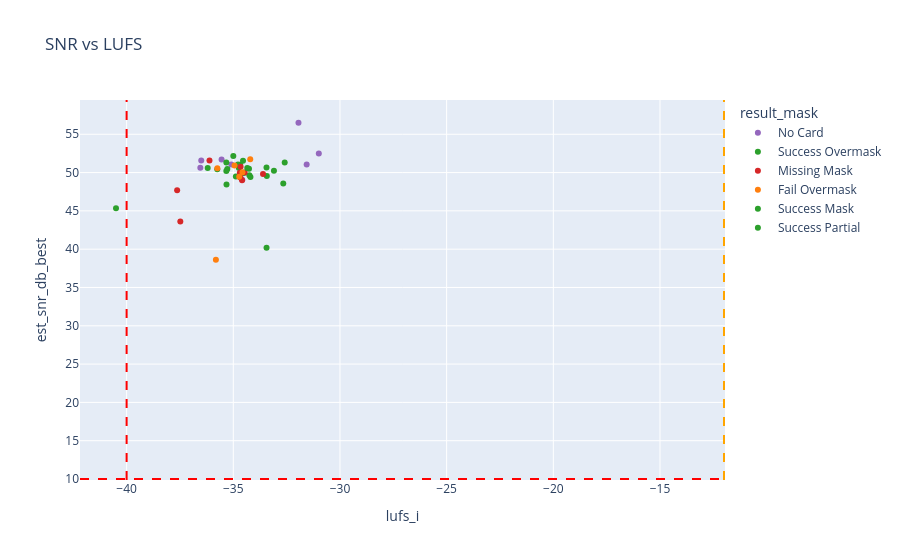
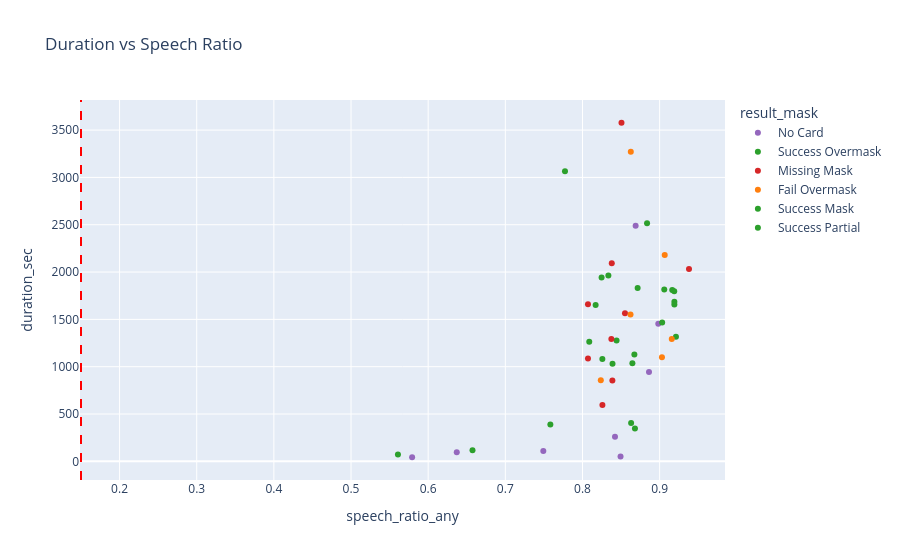

Source (notebook cell) for these figures, in order:
### Markdown cell above
### How to read these scatter plots
- Each dot is one file; axes are two metrics. Color matches the file label (F1/F2/...)
- Dots far from the main cluster are outliers to review.
- If dots form a slope, it suggests a relationship (e.g., louder files may show better SNR).
- Use guideline lines to see if points fall into acceptable regions.
- Jitter is added in some plots to separate overlapping points.

### Code cell
def _status_color_map(series):
    base = {
        'success': '#2ca02c',
        'missing': '#d62728',
        'fail': '#ff7f0e',
        'no card': '#9467bd',
        'unknown': '#7f7f7f',
    }
    colors = {}
    palette = px.colors.qualitative.Set2 + px.colors.qualitative.Set3
    idx = 0
    for label in sorted(series.dropna().unique()):
        s = str(label).strip().lower()
        if 'missing' in s:
            colors[label] = base['missing']
        elif 'fail' in s:
            colors[label] = base['fail']
        elif 'no card' in s or 'nocard' in s:
            colors[label] = base['no card']
        elif 'success' in s or 'pass' in s or 'ok' in s:
            colors[label] = base['success']
        elif s in ('unknown', 'nan', 'none'):
            colors[label] = base['unknown']
        else:
            colors[label] = palette[idx % len(palette)]
            idx += 1
    return colors

def _get_color_config():
    if 'result_mask' in df.columns:
        return 'result_mask', _status_color_map(df['result_mask'])
    if 'result_mask_label' in df.columns:
        return 'result_mask_label', _status_color_map(df['result_mask_label'])
    if 'file_label' in df.columns and 'mapping_df' in globals() and mapping_df is not None:
        return 'file_label', dict(zip(mapping_df['file_label'], mapping_df['color']))
    return None, None

SCATTER_EXPLAIN_TH = {
    "SNR vs LUFS": "อ่านกราฟ SNR vs LUFS: จุดที่อยู่ในช่วง LUFS [-40, -12] และ SNR >= 10 dB คือกลุ่มที่เสียงค่อนข้างดี (ดังพอดีและชัด) จุดนอกกรอบคือไฟล์ที่ควรตรวจ",
    "Duration vs Speech Ratio": "อ่านกราฟ Duration vs Speech Ratio: ไฟล์ยาวแต่ speech_ratio ต่ำแปลว่ามีช่วงเงียบเยอะ/hold/dead air สูง จุดที่ speech_ratio สูงและ duration พอเหมาะมักใช้ได้ดี",
}

def scatter_plot(x, y, title, x_min=None, x_max=None, y_min=None, y_max=None):
    color_col, color_map = _get_color_config()
    hover_cols = [c for c in ["file_name", "flags", "result_mask", "result_mask_label", "sample_rate", "channels", "duration_sec"] if c in df.columns]
    if color_col:
        fig = px.scatter(
            df,
            x=x,
            y=y,
            color=color_col,
            color_discrete_map=color_map,
            hover_data=hover_cols,
            title=title,
        )
    else:
        fig = px.scatter(df, x=x, y=y, hover_data=hover_cols, title=title)
    if x_min is not None:
        fig.add_vline(x=x_min, line_dash='dash', line_color='red')
    if x_max is not None:
        fig.add_vline(x=x_max, line_dash='dash', line_color='orange')
    if y_min is not None:
        fig.add_hline(y=y_min, line_dash='dash', line_color='red')
    if y_max is not None:
        fig.add_hline(y=y_max, line_dash='dash', line_color='orange')
    fig.show()

if {"lufs_i", "est_snr_db_best"}.issubset(df.columns):
    scatter_plot(
        x="lufs_i",
        y="est_snr_db_best",
        title="SNR vs LUFS",
        x_min=-40.0,
        x_max=-12.0,
        y_min=10.0,
    )
    if 'display' in globals():
        display(Markdown(f"**คำอธิบาย (ภาษาไทย):** {SCATTER_EXPLAIN_TH.get('SNR vs LUFS', '')}"))

if {"speech_ratio_any", "duration_sec"}.issubset(df.columns):
    scatter_plot(
        x="speech_ratio_any",
        y="duration_sec",
        title="Duration vs Speech Ratio",
        x_min=0.15,
    )
    if 'display' in globals():
        display(Markdown(f"**คำอธิบาย (ภาษาไทย):** {SCATTER_EXPLAIN_TH.get('Duration vs Speech Ratio', '')}"))

### Figure 1 — Plotly figure (JSON) as saved in the notebook; plotly's stock layout.template omitted (floating-point values rounded to 4 significant figures; data arrays with more than 128 entries replaced by an {"elided": "..."} marker saying what was removed)
{"data": [{"customdata": [["129976381_18835841.wav", null, "No Card", "No Card", 16000, 2, 943.1], ["201537053_18896990.wav", null, "No Card", "No Card", 16000, 2, 260.6], ["218896568_18754925.wav", null, "No Card", "No Card", 16000, 2, 43.32], ["232030487_18889194.wav", null, "No Card", "No Card", 16000, 2, 51.84], ["232031656_18890363.wav", null, "No Card", "No Card", 16000, 2, 108.1], ["232043673_18902380.wav", null, "No Card", "No Card", 16000, 2, 2490.0], ["243103972_18462409.wav", null, "No Card", "No Card", 16000, 2, 1454.0], ["243497902_18856339.wav", null, "No Card", "No Card", 16000, 2, 97.26]], "hovertemplate": "result_mask=%{customdata[2]}<br>lufs_i=%{x}<br>est_snr_db_best=%{y}<br>file_name=%{customdata[0]}<br>flags=%{customdata[1]}<br>result_mask_label=%{customdata[3]}<br>sample_rate=%{customdata[4]}<br>channels=%{customdata[5]}<br>duration_sec=%{customdata[6]}<extra></extra>", "legendgroup": "No Card", "marker": {"color": "#9467bd", "symbol": "circle"}, "mode": "markers", "name": "No Card", "orientation": "v", "showlegend": true, "type": "scatter", "x": [-30.99, -36.5, -31.94, -31.56, -36.54, -34.58, -35.09, -35.55], "xaxis": "x", "y": [52.49, 51.58, 56.5, 51.06, 50.62, 49.07, 51.06, 51.69], "yaxis": "y"}, {"customdata": {"elided": "19x7 mixed values"}, "hovertemplate": "result_mask=%{customdata[2]}<br>lufs_i=%{x}<br>est_snr_db_best=%{y}<br>file_name=%{customdata[0]}<br>flags=%{customdata[1]}<br>result_mask_label=%{customdata[3]}<br>sample_rate=%{customdata[4]}<br>channels=%{customdata[5]}<br>duration_sec=%{customdata[6]}<extra></extra>", "legendgroup": "Success Overmask", "marker": {"color": "#2ca02c", "symbol": "circle"}, "mode": "markers", "name": "Success Overmask", "orientation": "v", "showlegend": true, "type": "scatter", "x": [-35.75, -35.28, -34.51, -33.43, -35.32, -34.88, -34.74, -34.25, -34.2, -36.2, -33.09, -34.68, -32.66, -35.33, -34.26, -35.0, -33.44, -34.78, -40.5], "xaxis": "x", "y": [50.42, 50.48, 49.95, 49.56, 48.45, 49.48, 50.61, 49.66, 49.43, 50.58, 50.25, 51.01, 48.58, 50.2, 50.5, 52.15, 40.2, 51.04, 45.35], "yaxis": "y"}, {"customdata": [["130006857_18866317.wav", null, "Missing Mask", "Missing Mask", 16000, 2, 1564.0], ["201487918_18847855.wav", null, "Missing Mask", "Missing Mask", 16000, 2, 3578.0], ["201523985_18883922.wav", null, "Missing Mask", "Missing Mask", 16000, 2, 1292.0], ["219000371_18858728.wav", null, "Missing Mask", "Missing Mask", 16000, 2, 1661.0], ["219024638_18882995.wav", null, "Missing Mask", "Missing Mask", 16000, 2, 854.0], ["219046816_18905173.wav", "high_overlap_double_talk", "Missing Mask", "Missing Mask", 16000, 2, 2033.0], ["232029987_18888694.wav", null, "Missing Mask", "Missing Mask", 16000, 2, 1086.0], ["232046522_18905229.wav", null, "Missing Mask", "Missing Mask", 16000, 2, 2094.0], ["232047463_18906170.wav", null, "Missing Mask", "Missing Mask", 16000, 2, 595.9]], "hovertemplate": "result_mask=%{customdata[2]}<br>lufs_i=%{x}<br>est_snr_db_best=%{y}<br>file_name=%{customdata[0]}<br>flags=%{customdata[1]}<br>result_mask_label=%{customdata[3]}<br>sample_rate=%{customdata[4]}<br>channels=%{customdata[5]}<br>duration_sec=%{customdata[6]}<extra></extra>", "legendgroup": "Missing Mask", "marker": {"color": "#d62728", "symbol": "circle"}, "mode": "markers", "name": "Missing Mask", "orientation": "v", "showlegend": true, "type": "scatter", "x": [-34.67, -34.66, -36.12, -34.59, -37.63, -33.61, -37.48, -34.47, -34.69], "xaxis": "x", "y": [49.34, 50.78, 51.57, 48.99, 47.69, 49.8, 43.62, 50.02, 49.98], "yaxis": "y"}, {"customdata": [["130026851_18886311.wav", null, "Fail Overmask", "Fail Overmask", 16000, 2, 1553.0], ["130497176_18857983.wav", null, "Fail Overmask", "Fail Overmask", 16000, 2, 3271.0], ["130510668_18871475.wav", null, "Fail Overmask", "Fail Overmask", 16000, 2, 1100.0], ["130552803_18913610.wav", null, "Fail Overmask", "Fail Overmask", 16000, 2, 2180.0], ["231914774_18773481.wav", null, "Fail Overmask", "Fail Overmask", 16000, 2, 856.1], ["243529025_18887462.wav", null, "Fail Overmask", "Fail Overmask", 16000, 2, 1293.0]], "hovertemplate": "result_mask=%{customdata[2]}<br>lufs_i=%{x}<br>est_snr_db_best=%{y}<br>file_name=%{customdata[0]}<br>flags=%{customdata[1]}<br>result_mask_label=%{customdata[3]}<br>sample_rate=%{customdata[4]}<br>channels=%{customdata[5]}<br>duration_sec=%{customdata[6]}<extra></extra>", "legendgroup": "Fail Overmask", "marker": {"color": "#ff7f0e", "symbol": "circle"}, "mode": "markers", "name": "Fail Overmask", "orientation": "v", "showlegend": true, "type": "scatter", "x": [-35.82, -35.75, -34.57, -34.72, -34.21, -34.94], "xaxis": "x", "y": [38.62, 50.57, 50.05, 49.45, 51.73, 50.93], "yaxis": "y"}, {"customdata": [["130049049_18908509.wav", null, "Success Mask", "Success Mask", 16000, 2, 1942.0]], "hovertemplate": "result_mask=%{customdata[2]}<br>lufs_i=%{x}<br>est_snr_db_best=%{y}<br>file_name=%{customdata[0]}<br>flags=%{customdata[1]}<br>result_mask_label=%{customdata[3]}<br>sample_rate=%{customdata[4]}<br>channels=%{customdata[5]}<br>duration_sec=%{customdata[6]}<extra></extra>", "legendgroup": "Success Mask", "marker": {"color": "#2ca02c", "symbol": "circle"}, "mode": "markers", "name": "Success Mask", "orientation": "v", "showlegend": true, "type": "scatter", "x": [-32.59], "xaxis": "x", "y": [51.32], "yaxis": "y"}, {"customdata": [["201493611_18853548.wav", null, "Success Partial", "Success Partial", 16000, 2, 1128.0], ["219033885_18892242.wav", null, "Success Partial", "Success Partial", 16000, 2, 1263.0], ["243243317_18601754.wav", null, "Success Partial", "Success Partial", 16000, 2, 71.7], ["243530231_18888668.wav", "high_overlap_double_talk", "Success Partial", "Success Partial", 16000, 2, 2515.0]], "hovertemplate": "result_mask=%{customdata[2]}<br>lufs_i=%{x}<br>est_snr_db_best=%{y}<br>file_name=%{customdata[0]}<br>flags=%{customdata[1]}<br>result_mask_label=%{customdata[3]}<br>sample_rate=%{customdata[4]}<br>channels=%{customdata[5]}<br>duration_sec=%{customdata[6]}<extra></extra>", "legendgroup": "Success Partial", "marker": {"color": "#2ca02c", "symbol": "circle"}, "mode": "markers", "name": "Success Partial", "orientation": "v", "showlegend": true, "type": "scatter", "x": [-34.54, -35.33, -34.34, -33.44], "xaxis": "x", "y": [51.56, 51.32, 50.61, 50.67], "yaxis": "y"}], "layout": {"legend": {"title": {"text": "result_mask"}, "tracegroupgap": 0}, "shapes": [{"line": {"color": "red", "dash": "dash"}, "type": "line", "x0": -40, "x1": -40, "xref": "x", "y0": 0, "y1": 1, "yref": "y domain"}, {"line": {"color": "orange", "dash": "dash"}, "type": "line", "x0": -12, "x1": -12, "xref": "x", "y0": 0, "y1": 1, "yref": "y domain"}, {"line": {"color": "red", "dash": "dash"}, "type": "line", "x0": 0, "x1": 1, "xref": "x domain", "y0": 10, "y1": 10, "yref": "y"}], "title": {"text": "SNR vs LUFS"}, "xaxis": {"anchor": "y", "domain": [0, 1], "title": {"text": "lufs_i"}}, "yaxis": {"anchor": "x", "domain": [0, 1], "title": {"text": "est_snr_db_best"}}}}

### Figure 2 — Plotly figure (JSON) as saved in the notebook; plotly's stock layout.template omitted (floating-point values rounded to 4 significant figures)
{"data": [{"customdata": [["129976381_18835841.wav", null, "No Card", "No Card", 16000, 2], ["201537053_18896990.wav", null, "No Card", "No Card", 16000, 2], ["218896568_18754925.wav", null, "No Card", "No Card", 16000, 2], ["232030487_18889194.wav", null, "No Card", "No Card", 16000, 2], ["232031656_18890363.wav", null, "No Card", "No Card", 16000, 2], ["232043673_18902380.wav", null, "No Card", "No Card", 16000, 2], ["243103972_18462409.wav", null, "No Card", "No Card", 16000, 2], ["243497902_18856339.wav", null, "No Card", "No Card", 16000, 2]], "hovertemplate": "result_mask=%{customdata[2]}<br>speech_ratio_any=%{x}<br>duration_sec=%{y}<br>file_name=%{customdata[0]}<br>flags=%{customdata[1]}<br>result_mask_label=%{customdata[3]}<br>sample_rate=%{customdata[4]}<br>channels=%{customdata[5]}<extra></extra>", "legendgroup": "No Card", "marker": {"color": "#9467bd", "symbol": "circle"}, "mode": "markers", "name": "No Card", "orientation": "v", "showlegend": true, "type": "scatter", "x": [0.8862, 0.8422, 0.5792, 0.8493, 0.7493, 0.8689, 0.8983, 0.6371], "xaxis": "x", "y": [943.1, 260.6, 43.32, 51.84, 108.1, 2490.0, 1454.0, 97.26], "yaxis": "y"}, {"customdata": [["129995664_18855124.wav", null, "Success Overmask", "Success Overmask", 16000, 2], ["130002781_18862241.wav", null, "Success Overmask", "Success Overmask", 16000, 2], ["130008677_18868137.wav", null, "Success Overmask", "Success Overmask", 16000, 2], ["130023309_18882769.wav", null, "Success Overmask", "Success Overmask", 16000, 2], ["130034939_18894399.wav", null, "Success Overmask", "Success Overmask", 16000, 2], ["130057108_18916568.wav", null, "Success Overmask", "Success Overmask", 16000, 2], ["201495439_18855376.wav", null, "Success Overmask", "Success Overmask", 16000, 2], ["201532318_18892255.wav", null, "Success Overmask", "Success Overmask", 16000, 2], ["218896392_18754749.wav", null, "Success Overmask", "Success Overmask", 16000, 2], ["218992696_18851053.wav", null, "Success Overmask", "Success Overmask", 16000, 2], ["219001472_18859829.wav", null, "Success Overmask", "Success Overmask", 16000, 2], ["219040943_18899300.wav", null, "Success Overmask", "Success Overmask", 16000, 2], ["232012821_18871528.wav", null, "Success Overmask", "Success Overmask", 16000, 2], ["232020795_18879502.wav", null, "Success Overmask", "Success Overmask", 16000, 2], ["232046712_18905419.wav", null, "Success Overmask", "Success Overmask", 16000, 2], ["243471833_18830270.wav", null, "Success Overmask", "Success Overmask", 16000, 2], ["243503609_18862046.wav", null, "Success Overmask", "Success Overmask", 16000, 2], ["243526393_18884830.wav", null, "Success Overmask", "Success Overmask", 16000, 2], ["243528453_18886890.wav", "too_quiet_lufs", "Success Overmask", "Success Overmask", 16000, 2]], "hovertemplate": "result_mask=%{customdata[2]}<br>speech_ratio_any=%{x}<br>duration_sec=%{y}<br>file_name=%{customdata[0]}<br>flags=%{customdata[1]}<br>result_mask_label=%{customdata[3]}<br>sample_rate=%{customdata[4]}<br>channels=%{customdata[5]}<extra></extra>", "legendgroup": "Success Overmask", "marker": {"color": "#2ca02c", "symbol": "circle"}, "mode": "markers", "name": "Success Overmask", "orientation": "v", "showlegend": true, "type": "scatter", "x": [0.6575, 0.9189, 0.9191, 0.7773, 0.8258, 0.8442, 0.8631, 0.868, 0.7584, 0.8171, 0.9164, 0.906, 0.8715, 0.8336, 0.9212, 0.8389, 0.9191, 0.9033, 0.8647], "xaxis": "x", "y": [118.3, 1797.0, 1686.0, 3065.0, 1081.0, 1277.0, 406.4, 348.2, 390.1, 1653.0, 1811.0, 1816.0, 1831.0, 1963.0, 1317.0, 1030.0, 1658.0, 1467.0, 1036.0], "yaxis": "y"}, {"customdata": [["130006857_18866317.wav", null, "Missing Mask", "Missing Mask", 16000, 2], ["201487918_18847855.wav", null, "Missing Mask", "Missing Mask", 16000, 2], ["201523985_18883922.wav", null, "Missing Mask", "Missing Mask", 16000, 2], ["219000371_18858728.wav", null, "Missing Mask", "Missing Mask", 16000, 2], ["219024638_18882995.wav", null, "Missing Mask", "Missing Mask", 16000, 2], ["219046816_18905173.wav", "high_overlap_double_talk", "Missing Mask", "Missing Mask", 16000, 2], ["232029987_18888694.wav", null, "Missing Mask", "Missing Mask", 16000, 2], ["232046522_18905229.wav", null, "Missing Mask", "Missing Mask", 16000, 2], ["232047463_18906170.wav", null, "Missing Mask", "Missing Mask", 16000, 2]], "hovertemplate": "result_mask=%{customdata[2]}<br>speech_ratio_any=%{x}<br>duration_sec=%{y}<br>file_name=%{customdata[0]}<br>flags=%{customdata[1]}<br>result_mask_label=%{customdata[3]}<br>sample_rate=%{customdata[4]}<br>channels=%{customdata[5]}<extra></extra>", "legendgroup": "Missing Mask", "marker": {"color": "#d62728", "symbol": "circle"}, "mode": "markers", "name": "Missing Mask", "orientation": "v", "showlegend": true, "type": "scatter", "x": [0.8551, 0.8506, 0.8375, 0.8071, 0.8388, 0.9381, 0.8071, 0.838, 0.8258], "xaxis": "x", "y": [1564.0, 3578.0, 1292.0, 1661.0, 854.0, 2033.0, 1086.0, 2094.0, 595.9], "yaxis": "y"}, {"customdata": [["130026851_18886311.wav", null, "Fail Overmask", "Fail Overmask", 16000, 2], ["130497176_18857983.wav", null, "Fail Overmask", "Fail Overmask", 16000, 2], ["130510668_18871475.wav", null, "Fail Overmask", "Fail Overmask", 16000, 2], ["130552803_18913610.wav", null, "Fail Overmask", "Fail Overmask", 16000, 2], ["231914774_18773481.wav", null, "Fail Overmask", "Fail Overmask", 16000, 2], ["243529025_18887462.wav", null, "Fail Overmask", "Fail Overmask", 16000, 2]], "hovertemplate": "result_mask=%{customdata[2]}<br>speech_ratio_any=%{x}<br>duration_sec=%{y}<br>file_name=%{customdata[0]}<br>flags=%{customdata[1]}<br>result_mask_label=%{customdata[3]}<br>sample_rate=%{customdata[4]}<br>channels=%{customdata[5]}<extra></extra>", "legendgroup": "Fail Overmask", "marker": {"color": "#ff7f0e", "symbol": "circle"}, "mode": "markers", "name": "Fail Overmask", "orientation": "v", "showlegend": true, "type": "scatter", "x": [0.8623, 0.8626, 0.903, 0.9066, 0.8238, 0.9157], "xaxis": "x", "y": [1553.0, 3271.0, 1100.0, 2180.0, 856.1, 1293.0], "yaxis": "y"}, {"customdata": [["130049049_18908509.wav", null, "Success Mask", "Success Mask", 16000, 2]], "hovertemplate": "result_mask=%{customdata[2]}<br>speech_ratio_any=%{x}<br>duration_sec=%{y}<br>file_name=%{customdata[0]}<br>flags=%{customdata[1]}<br>result_mask_label=%{customdata[3]}<br>sample_rate=%{customdata[4]}<br>channels=%{customdata[5]}<extra></extra>", "legendgroup": "Success Mask", "marker": {"color": "#2ca02c", "symbol": "circle"}, "mode": "markers", "name": "Success Mask", "orientation": "v", "showlegend": true, "type": "scatter", "x": [0.8248], "xaxis": "x", "y": [1942.0], "yaxis": "y"}, {"customdata": [["201493611_18853548.wav", null, "Success Partial", "Success Partial", 16000, 2], ["219033885_18892242.wav", null, "Success Partial", "Success Partial", 16000, 2], ["243243317_18601754.wav", null, "Success Partial", "Success Partial", 16000, 2], ["243530231_18888668.wav", "high_overlap_double_talk", "Success Partial", "Success Partial", 16000, 2]], "hovertemplate": "result_mask=%{customdata[2]}<br>speech_ratio_any=%{x}<br>duration_sec=%{y}<br>file_name=%{customdata[0]}<br>flags=%{customdata[1]}<br>result_mask_label=%{customdata[3]}<br>sample_rate=%{customdata[4]}<br>channels=%{customdata[5]}<extra></extra>", "legendgroup": "Success Partial", "marker": {"color": "#2ca02c", "symbol": "circle"}, "mode": "markers", "name": "Success Partial", "orientation": "v", "showlegend": true, "type": "scatter", "x": [0.8673, 0.8088, 0.5608, 0.8837], "xaxis": "x", "y": [1128.0, 1263.0, 71.7, 2515.0], "yaxis": "y"}], "layout": {"legend": {"title": {"text": "result_mask"}, "tracegroupgap": 0}, "shapes": [{"line": {"color": "red", "dash": "dash"}, "type": "line", "x0": 0.15, "x1": 0.15, "xref": "x", "y0": 0, "y1": 1, "yref": "y domain"}], "title": {"text": "Duration vs Speech Ratio"}, "xaxis": {"anchor": "y", "domain": [0, 1], "title": {"text": "speech_ratio_any"}}, "yaxis": {"anchor": "x", "domain": [0, 1], "title": {"text": "duration_sec"}}}}
